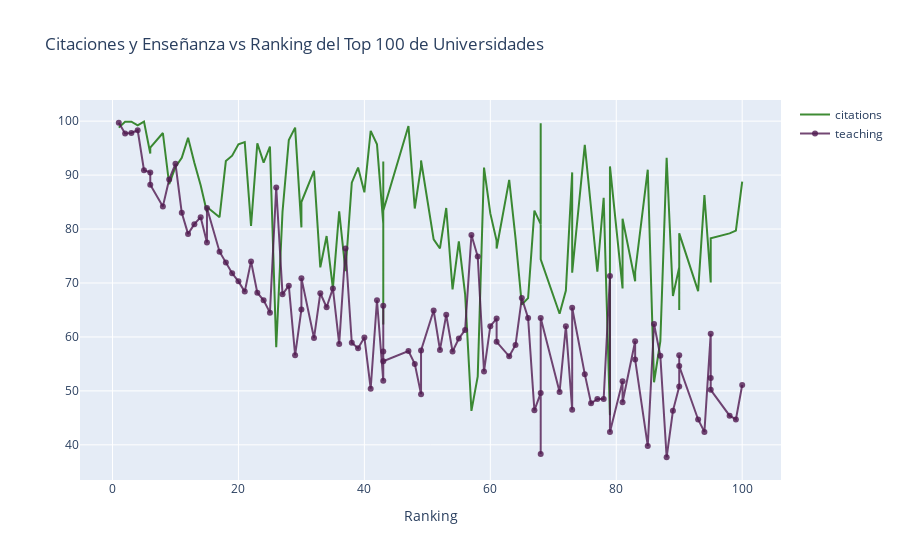

The notebook cell this image was saved under:
### Markdown cell above
Analizemos un primer ejemplo, en donde veremos la estructura para comenzar a trabajar a futuro con Plotly si lo deseamos.

### Code cell
# Ejemplo, ranking en citaciones y enseñanza del top 100 de universidades del mundo

# Creando las lineas

trace1 = go.Scatter(
                    x = df.world_rank,
                    y = df.citations,
                    mode = "lines",
                    name = "citations",
                    marker = dict(color = 'rgba(16, 112, 2, 0.8)'),
                    text= df.university_name)

trace2 = go.Scatter(
                    x = df.world_rank,
                    y = df.teaching,
                    mode = "lines+markers",
                    name = "teaching",
                    marker = dict(color = 'rgba(80, 26, 80, 0.8)'),
                    text= df.university_name)

# Guardando ambos objetos en un diccionario, que serán nuestros datos

data = [trace1, trace2]

# Guardando en un diccionario las opciones del layout

layout = dict(title = 'Citaciones y Enseñanza vs Ranking del Top 100 de Universidades',
              xaxis= dict(title= 'Ranking',ticklen= 5,zeroline= False)
             )

# Creando un diccionario para la figura

fig = dict(data = data, layout = layout)

# Ploteando con iplot

iplot(fig)

### Figure 1 — Plotly figure (JSON) as saved in the notebook; plotly's stock layout.template omitted (floating-point values rounded to 4 significant figures)
{"data": [{"marker": {"color": "rgba(16, 112, 2, 0.8)"}, "mode": "lines", "name": "citations", "text": ["Harvard University", "California Institute of Technology", "Massachusetts Institute of Technology", "Stanford University", "Princeton University", "University of Cambridge", "University of Oxford", "University of California, Berkeley", "Imperial College London", "Yale University", "University of California, Los Angeles", "University of Chicago", "Johns Hopkins University", "Cornell University", "ETH Zurich – Swiss Federal Institute of Technology Zurich", "University of Michigan", "University of Toronto", "Columbia University", "University of Pennsylvania", "Carnegie Mellon University", "University of Hong Kong", "University College London", "University of Washington", "Duke University", "Northwestern University", "University of Tokyo", "Georgia Institute of Technology", "Pohang University of Science and Technology", "University of California, Santa Barbara", "University of British Columbia", "University of North Carolina at Chapel Hill", "University of California, San Diego", "University of Illinois at Urbana-Champaign", "National University of Singapore", "McGill University", "University of Melbourne", "Peking University", "Washington University in St Louis", "École Polytechnique", "University of Edinburgh", "Hong Kong University of Science and Technology", "École Normale Supérieure", "Australian National University", "Karolinska Institute", "University of Göttingen", "University of Wisconsin", "Rice University", "École Polytechnique Fédérale de Lausanne", "University of California, Irvine", "University of Science and Technology of China", "Vanderbilt University", "University of Minnesota", "Tufts University", "University of California, Davis", "Brown University", "University of Massachusetts", "Kyoto University", "Tsinghua University", "Boston University", "New York University", "Emory University", "LMU Munich", "University of Notre Dame", "University of Pittsburgh", "Case Western Reserve University", "Ohio State University", "University of Colorado Boulder", "University of Bristol", "University of California, Santa Cruz", "Yeshiva University", "University of Sydney", "University of Virginia", "University of Adelaide", "University of Southern California", "William & Mary", "Trinity College Dublin", "King’s College London", "Stony Brook University", "Korea Advanced Institute of Science and Technology (KAIST)", "University of Sussex", "The University of Queensland", "University of York", "Heidelberg University", "University of Utah", "Durham University", "London School of Economics and Political Science", "University of Manchester", "Royal Holloway, University of London", "Lund University", "University of Southampton", "University of Zurich", "Wake Forest University", "McMaster University", "University College Dublin", "George Washington University", "University of Arizona", "University of Basel", "University of Maryland, College Park", "Dartmouth College", "École Normale Supérieure de Lyon"], "type": "scatter", "x": ["1", "2", "3", "4", "5", "6", "6", "8", "9", "10", "11", "12", "13", "14", "15", "15", "17", "18", "19", "20", "21", "22", "23", "24", "25", "26", "27", "28", "29", "30", "30", "32", "33", "34", "35", "36", "37", "38", "39", "40", "41", "42", "43", "43", "43", "43", "47", "48", "49", "49", "51", "52", "53", "54", "55", "56", "57", "58", "59", "60", "61", "61", "63", "64", "65", "66", "67", "68", "68", "68", "71", "72", "73", "73", "75", "76", "77", "78", "79", "79", "81", "81", "83", "83", "85", "86", "87", "88", "89", "90", "90", "90", "93", "94", "95", "95", "95", "98", "99", "100"], "y": [98.8, 99.9, 99.9, 99.2, 99.9, 94, 95.1, 97.8, 88.3, 91.5, 93.2, 96.9, 92.3, 88.1, 83.1, 84.1, 82.2, 92.6, 93.6, 95.7, 96.1, 80.6, 95.9, 92.3, 95.3, 58.1, 83.2, 96.5, 98.8, 80.3, 85, 90.8, 72.9, 78.7, 69, 83.3, 72.2, 88.6, 91.4, 86.8, 98.2, 95.7, 81, 62.3, 92.5, 83.4, 99.1, 83.8, 91.6, 92.7, 78.1, 76.4, 83.9, 68.8, 77.7, 67.9, 46.3, 52.7, 91.4, 82.9, 77.8, 76.4, 89.1, 78.3, 66, 67.2, 83.4, 80.9, 99.6, 74.4, 64.3, 68.6, 90.5, 71.9, 95.6, 84.4, 72.1, 85.8, 45.5, 91.6, 69, 81.9, 70.3, 72, 91, 51.6, 59.2, 93.2, 67.6, 72.9, 65, 79.2, 68.5, 86.3, 70.2, 70.1, 78.3, 79.2, 79.7, 88.8]}, {"marker": {"color": "rgba(80, 26, 80, 0.8)"}, "mode": "lines+markers", "name": "teaching", "text": ["Harvard University", "California Institute of Technology", "Massachusetts Institute of Technology", "Stanford University", "Princeton University", "University of Cambridge", "University of Oxford", "University of California, Berkeley", "Imperial College London", "Yale University", "University of California, Los Angeles", "University of Chicago", "Johns Hopkins University", "Cornell University", "ETH Zurich – Swiss Federal Institute of Technology Zurich", "University of Michigan", "University of Toronto", "Columbia University", "University of Pennsylvania", "Carnegie Mellon University", "University of Hong Kong", "University College London", "University of Washington", "Duke University", "Northwestern University", "University of Tokyo", "Georgia Institute of Technology", "Pohang University of Science and Technology", "University of California, Santa Barbara", "University of British Columbia", "University of North Carolina at Chapel Hill", "University of California, San Diego", "University of Illinois at Urbana-Champaign", "National University of Singapore", "McGill University", "University of Melbourne", "Peking University", "Washington University in St Louis", "École Polytechnique", "University of Edinburgh", "Hong Kong University of Science and Technology", "École Normale Supérieure", "Australian National University", "Karolinska Institute", "University of Göttingen", "University of Wisconsin", "Rice University", "École Polytechnique Fédérale de Lausanne", "University of California, Irvine", "University of Science and Technology of China", "Vanderbilt University", "University of Minnesota", "Tufts University", "University of California, Davis", "Brown University", "University of Massachusetts", "Kyoto University", "Tsinghua University", "Boston University", "New York University", "Emory University", "LMU Munich", "University of Notre Dame", "University of Pittsburgh", "Case Western Reserve University", "Ohio State University", "University of Colorado Boulder", "University of Bristol", "University of California, Santa Cruz", "Yeshiva University", "University of Sydney", "University of Virginia", "University of Adelaide", "University of Southern California", "William & Mary", "Trinity College Dublin", "King’s College London", "Stony Brook University", "Korea Advanced Institute of Science and Technology (KAIST)", "University of Sussex", "The University of Queensland", "University of York", "Heidelberg University", "University of Utah", "Durham University", "London School of Economics and Political Science", "University of Manchester", "Royal Holloway, University of London", "Lund University", "University of Southampton", "University of Zurich", "Wake Forest University", "McMaster University", "University College Dublin", "George Washington University", "University of Arizona", "University of Basel", "University of Maryland, College Park", "Dartmouth College", "École Normale Supérieure de Lyon"], "type": "scatter", "x": ["1", "2", "3", "4", "5", "6", "6", "8", "9", "10", "11", "12", "13", "14", "15", "15", "17", "18", "19", "20", "21", "22", "23", "24", "25", "26", "27", "28", "29", "30", "30", "32", "33", "34", "35", "36", "37", "38", "39", "40", "41", "42", "43", "43", "43", "43", "47", "48", "49", "49", "51", "52", "53", "54", "55", "56", "57", "58", "59", "60", "61", "61", "63", "64", "65", "66", "67", "68", "68", "68", "71", "72", "73", "73", "75", "76", "77", "78", "79", "79", "81", "81", "83", "83", "85", "86", "87", "88", "89", "90", "90", "90", "93", "94", "95", "95", "95", "98", "99", "100"], "y": [99.7, 97.7, 97.8, 98.3, 90.9, 90.5, 88.2, 84.2, 89.2, 92.1, 83, 79.1, 80.9, 82.2, 77.5, 83.9, 75.8, 73.8, 71.8, 70.3, 68.4, 74, 68.2, 66.8, 64.5, 87.7, 67.9, 69.5, 56.6, 65.1, 70.9, 59.8, 68.1, 65.5, 69, 58.7, 76.4, 58.9, 57.9, 59.9, 50.4, 66.8, 51.9, 65.8, 57.3, 55.5, 57.4, 55, 49.4, 57.5, 64.9, 57.6, 64.1, 57.3, 59.7, 61.3, 78.9, 74.9, 53.6, 62, 63.4, 59.1, 56.4, 58.5, 67.2, 63.5, 46.4, 49.6, 38.3, 63.5, 49.8, 62, 46.5, 65.4, 53.1, 47.7, 48.5, 48.5, 71.3, 42.4, 51.8, 47.9, 59.2, 55.8, 39.8, 62.4, 56.5, 37.7, 46.3, 50.8, 56.6, 54.6, 44.7, 42.4, 60.6, 52.4, 50.2, 45.4, 44.7, 51.1]}], "layout": {"title": {"text": "Citaciones y Enseñanza vs Ranking del Top 100 de Universidades"}, "xaxis": {"ticklen": 5, "title": {"text": "Ranking"}, "zeroline": false}}}
